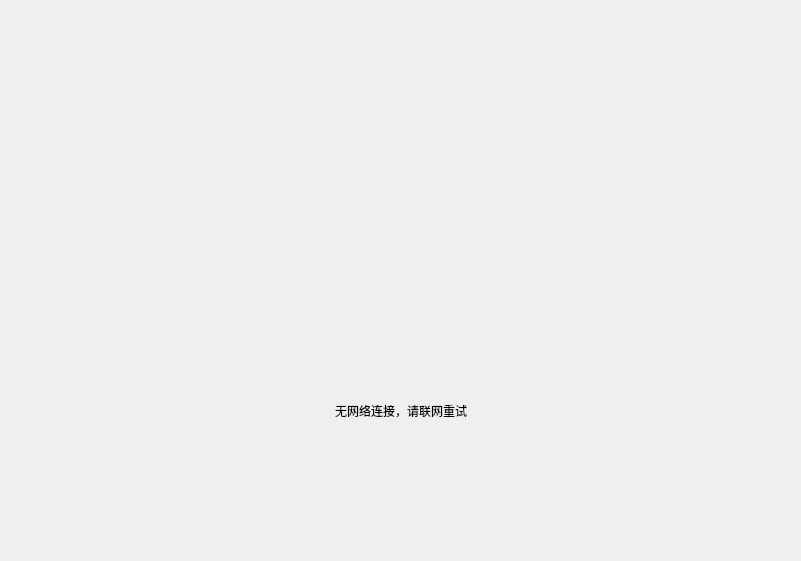
<?xml version="1.0" encoding="UTF-8"?>
<ui version="4.0">
 <class>QuickInstallPageUIClass</class>
 <widget class="QWidget" name="QuickInstallPageUIClass">
  <property name="geometry">
   <rect>
    <x>0</x>
    <y>0</y>
    <width>801</width>
    <height>561</height>
   </rect>
  </property>
  <property name="font">
   <font>
    <family>Microsoft YaHei UI</family>
    <pointsize>9</pointsize>
   </font>
  </property>
  <widget class="QWidget" name="quickInstall_noNet" native="true">
   <property name="geometry">
    <rect>
     <x>1</x>
     <y>1</y>
     <width>800</width>
     <height>560</height>
    </rect>
   </property>
   <property name="text" stdset="0">
    <string/>
   </property>
   <widget class="QLabel" name="no_net_img">
    <property name="geometry">
     <rect>
      <x>317</x>
      <y>150</y>
      <width>167</width>
      <height>209</height>
     </rect>
    </property>
    <property name="text">
     <string/>
    </property>
   </widget>
   <widget class="QLabel" name="no_net_text">
    <property name="geometry">
     <rect>
      <x>250</x>
      <y>400</y>
      <width>300</width>
      <height>20</height>
     </rect>
    </property>
    <property name="text">
     <string>无网络连接，请联网重试</string>
    </property>
    <property name="alignment">
     <set>Qt::AlignCenter</set>
    </property>
   </widget>
  </widget>
 </widget>
 <layoutdefault spacing="6" margin="11"/>
 <resources>
  <include location="../../UmInstallerAssistant.qrc"/>
 </resources>
 <connections/>
</ui>
